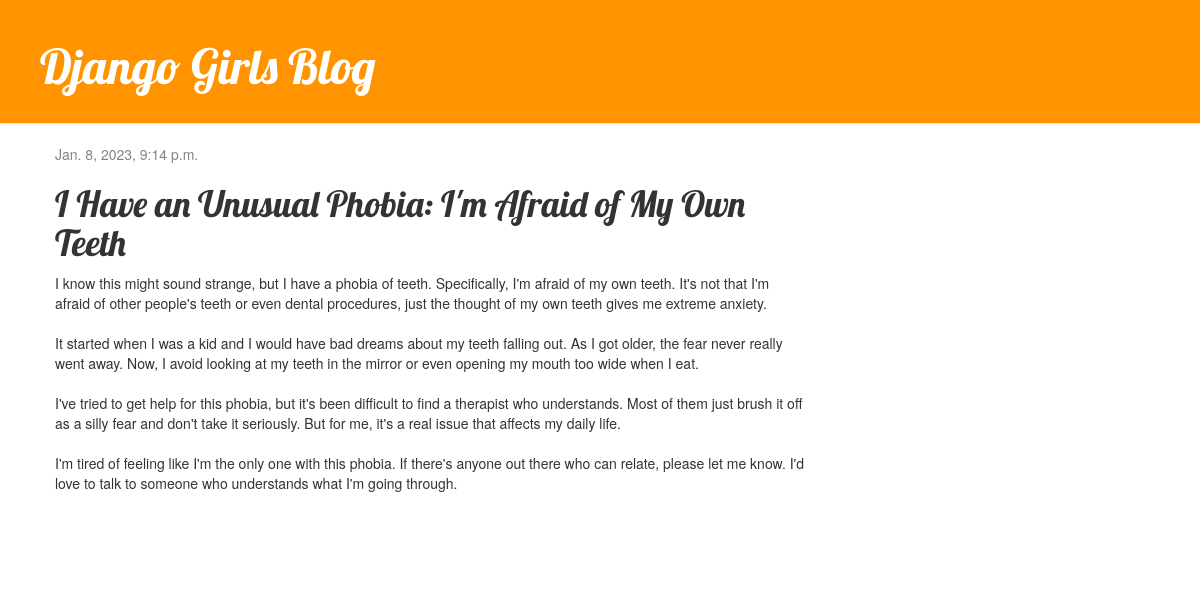
/post/16/, run on the app's committed database.
### blog/models.py (models this page shows, shortened)
class Post(models.Model):
    author = models.ForeignKey(settings.AUTH_USER_MODEL, on_delete=models.CASCADE)
    title = models.CharField(max_length=200)
    text = models.TextField()
    created_date = models.DateTimeField(default=timezone.now)
    published_date = models.DateTimeField(blank=True, null=True)

### blog/views.py (the view)
# urls.py: path('post/<int:pk>/', views.post_detail, name='post_detail'),
def post_detail(request, pk):
    post = get_object_or_404(Post, pk=pk)
    return render(request, 'blog/post_detail.html', {'post': post})

### blog/templates/blog/post_detail.html
{% extends 'blog/base.html' %}
{% block content %}
    <div class="post">
        {% if post.published_date %}
            <div class="date">
                {{ post.published_date }}
            </div>
        {% endif %}
        <h1>{{ post.title }}</h1>
        <p>{{ post.text|linebreaksbr }}</p>
    </div>
{% endblock %}

### blog/static/css/blog.css (style rules this page uses)
h1, h2, h3, h4 { font-family: 'Lobster', cursive; }
.date { color: #828282; }
.post { margin-bottom: 70px; }

### data on the page
Post: published_date "Jan. 8, 2023, 9:14 p.m.", title "I Have an Unusual Phobia: I'm Afraid of My Own Teeth", text "I know this might sound strange, but I have a phobia of teeth. Specifically, I'm afraid of my own teeth. It's not that I'm afraid of other people's teeth or even dental procedures, just the thought of my own teeth gives me extreme anxiety. It started when I was a kid and I would have bad dreams about my teeth falling out. As I got older, the fear never really went away. Now, I avoid looking at my teeth in the mirror or even opening my mouth too wide when I eat. I've tried to get help for this phobia, but it's been difficult to find a therapist who understands. Most of them just brush it off as a silly fear and don't take it seriously. But for me, it's a real issue that affects my daily…"
